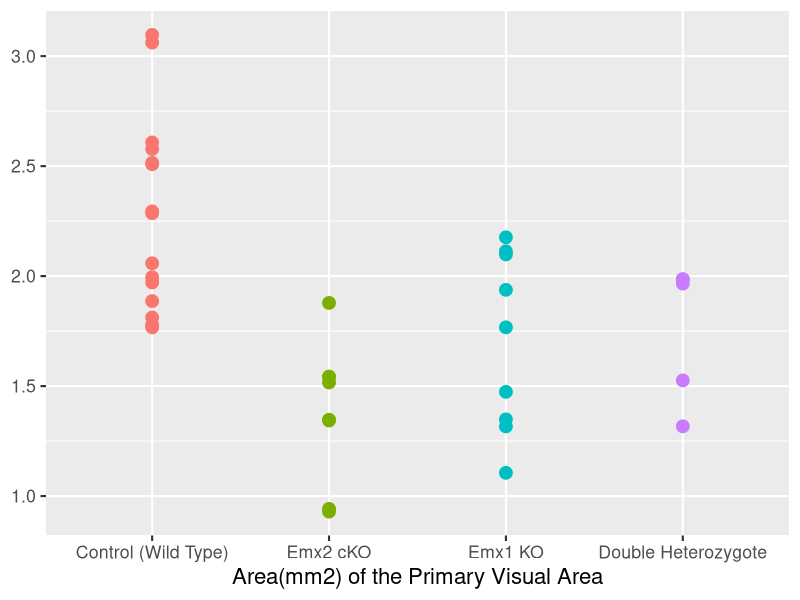
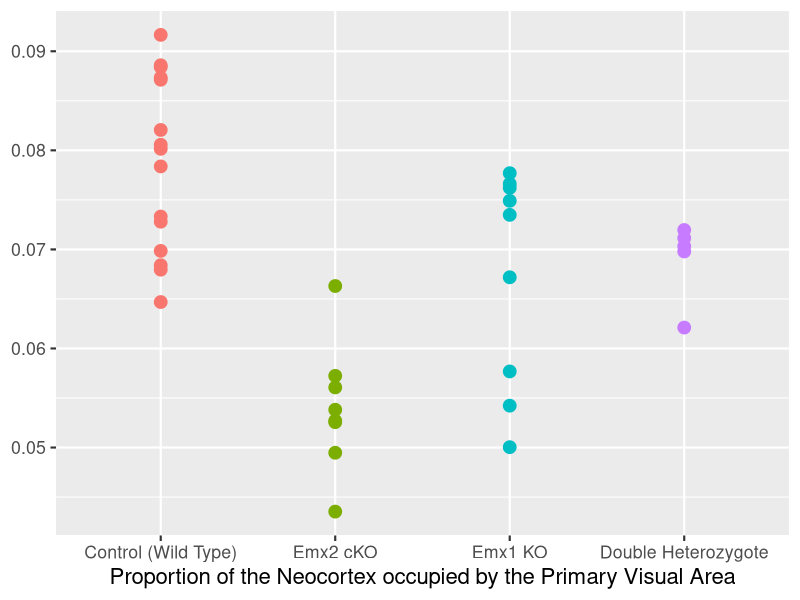
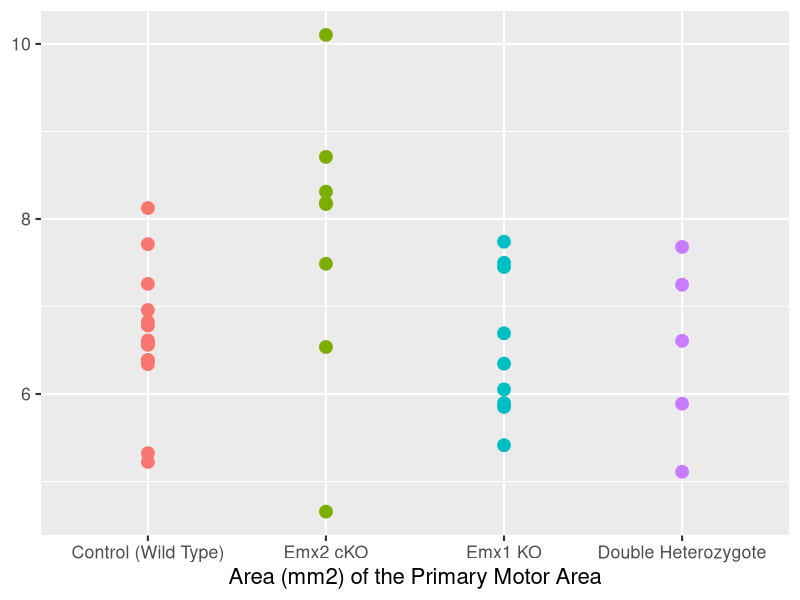
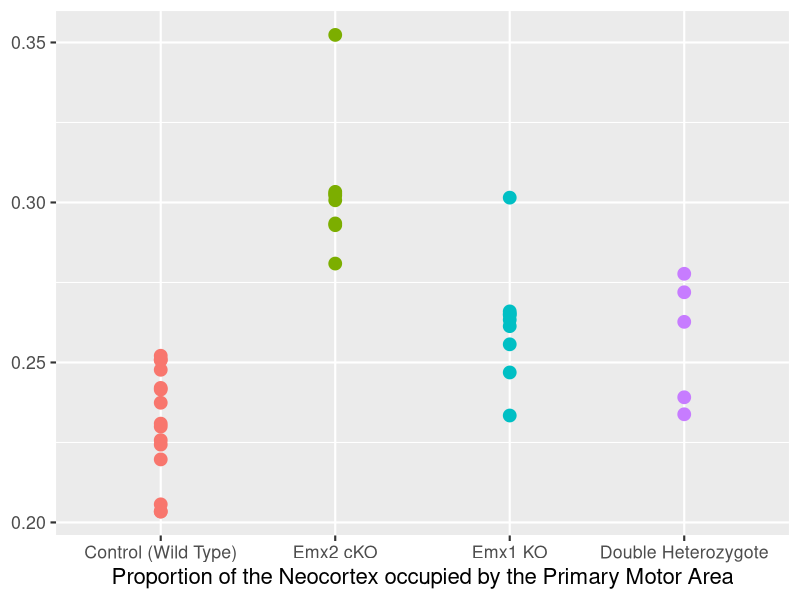
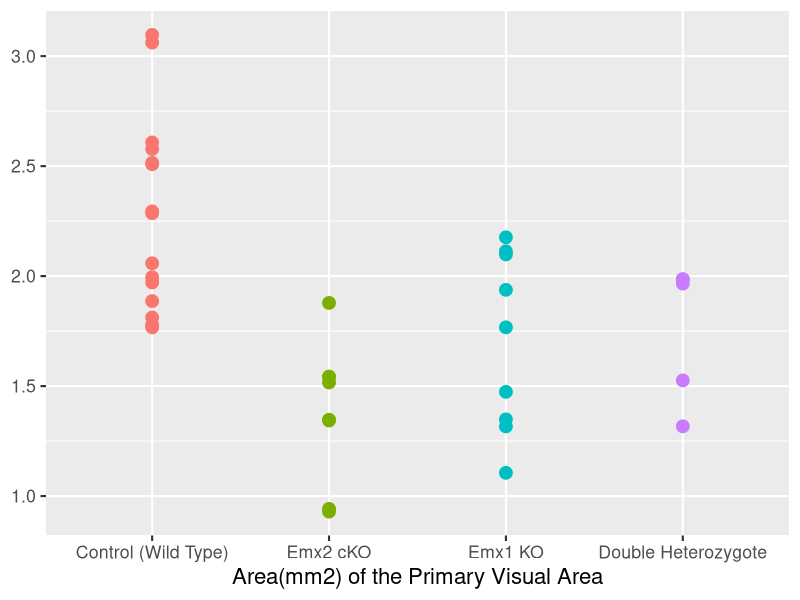
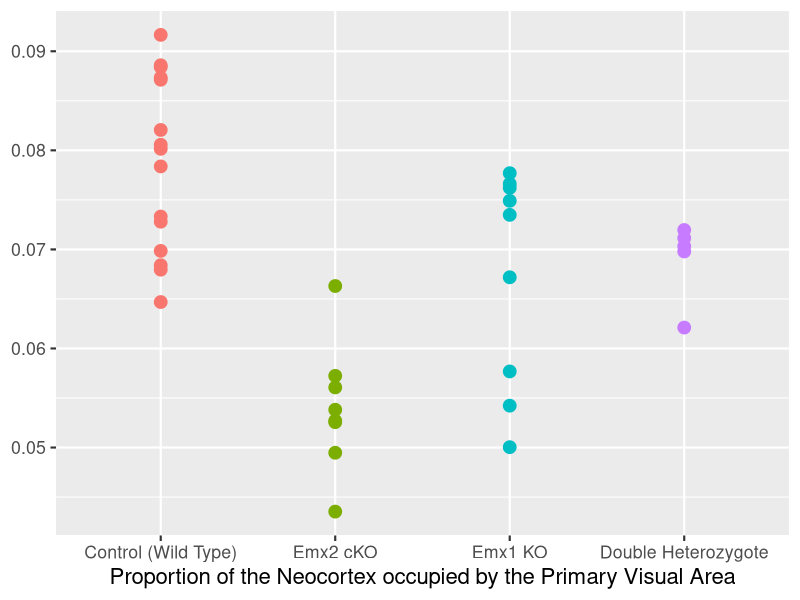
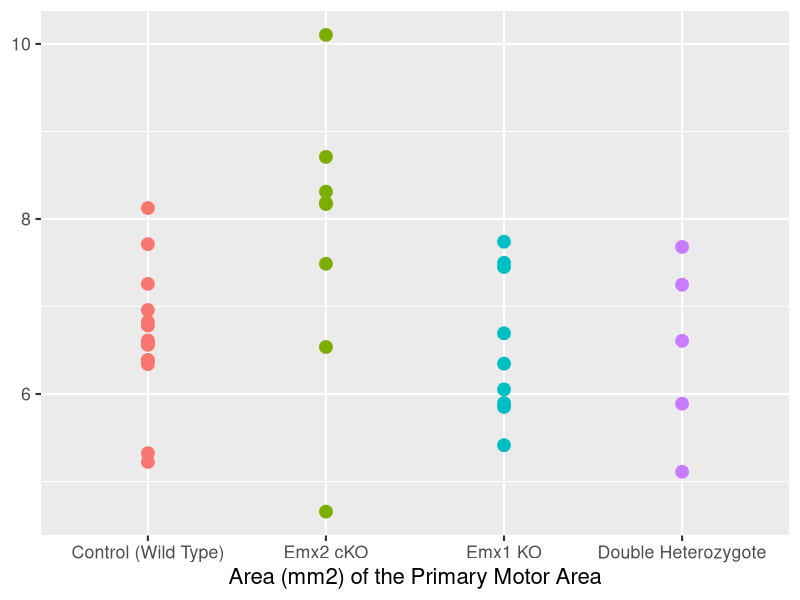
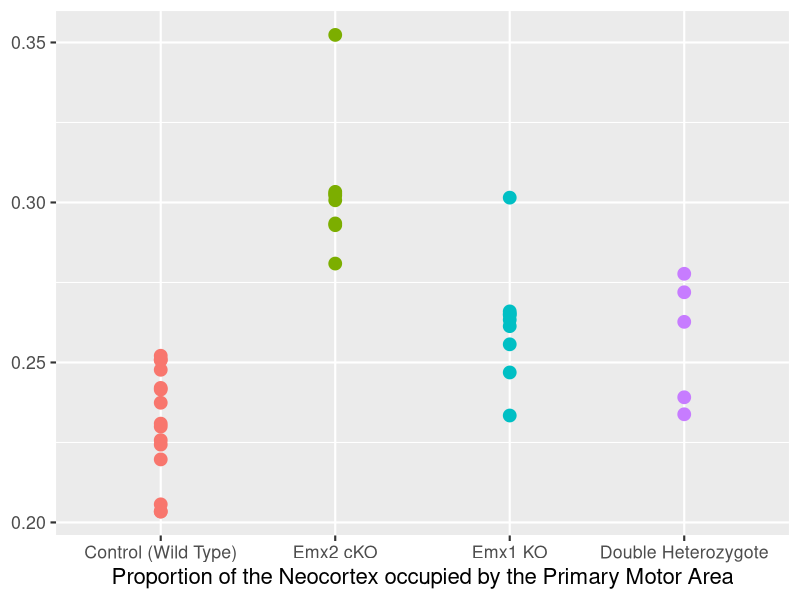

These charts were generated, in order, by the following R code:
# load packages -----------------------------------------------------------

# check if tidyverse is installed and if not then install it
if (!require("tidyverse")) install.packages("tidyverse")

# load packages -----------------------------------------------------------

# check if tidyverse is installed and if not then install it
if (!require("tidyverse")) install.packages("tidyverse")

# run every time you restart RStudio
library(readxl)     # load readxl, for reading Excel files
library(tidyverse)  # load tidyverse, for working with datasets


# read data ---------------------------------------------------------------

# read the Presentation data
d <- 
  read_excel(
    "Book1.xlsx", 
    col_names = c("genotype", "visual", "cortex", "ratiovc", "posmed", "ratiopm", "area", "ratioarea", "motor", "ratiom"),
    skip = 3
  ) %>% 
  select(genotype, visual, ratiovc, motor, ratiom) %>% 
  filter(!str_detect(genotype, "3 allele")) %>% 
  mutate(genotype = as_factor(genotype)) %>% 
  print()




# take a quick look at all the variables in the dataset
glimpse(d)

distinct(d, genotype)

 


# Compare V1 area between the treatments --------------------------------

ggplot(d, aes(x=genotype, y=visual, color=genotype)) +
  geom_point(size = 4) +
  labs(
    x="Area(mm2) of the Primary Visual Area",
    y=NULL
  ) +
   guides(color = "none") +
  theme_gray(base_size = 16)                            # make text bigger; default was 11

ggsave("figs/compare Visual Area between the treatments.png", width = 11.5, height = 4.76, units = "in")









# Compare Visual area by Cortex ratio between the treatments -----------------

ggplot(d, aes(x= genotype, y= ratiovc, color = genotype)) +
  geom_point(size = 4) +
  labs(
    x="Proportion of the Neocortex occupied by the Primary Visual Area",
    y=NULL
  ) +
  guides(color = "none") +
  theme_gray(base_size = 16)                            # make text bigger; default was 11

ggsave("figs/Compare Visual Area by Cortex ratio between the treatments.png", width = 11.5, height = 4.76, units ="in")




# Compare Motor Area between the treatments-------------------------------------------------------------

ggplot(d, aes(x= genotype, y= motor, color = genotype)) +
  geom_point(size = 4) +
  labs(
    x="Area (mm2) of the Primary Motor Area",
    y=NULL
     ) +
  guides(color = "none") +
  theme_gray(base_size = 16)                            # make text bigger; default was 11

ggsave("figs/Compare Motor Area between the treatments.png", width = 11.5, height = 4.76, units = "in")





# Compare Motor area by Cortex ratio between the treatments -------------------------------------------------------------


ggplot(d, aes(x=genotype, y=ratiom, color = genotype)) +
  geom_point(size = 4) +
  labs(
    x="Proportion of the Neocortex occupied by the Primary Motor Area",
    y=NULL
  ) +
  guides(color = "none") +
  theme_gray(base_size = 16)                            # make text bigger; default was 11

ggsave("figs/Compare Motor Area by Cortex ratio between the treatmentss.png", width = 11.5, height = 4.76, units = "in")









